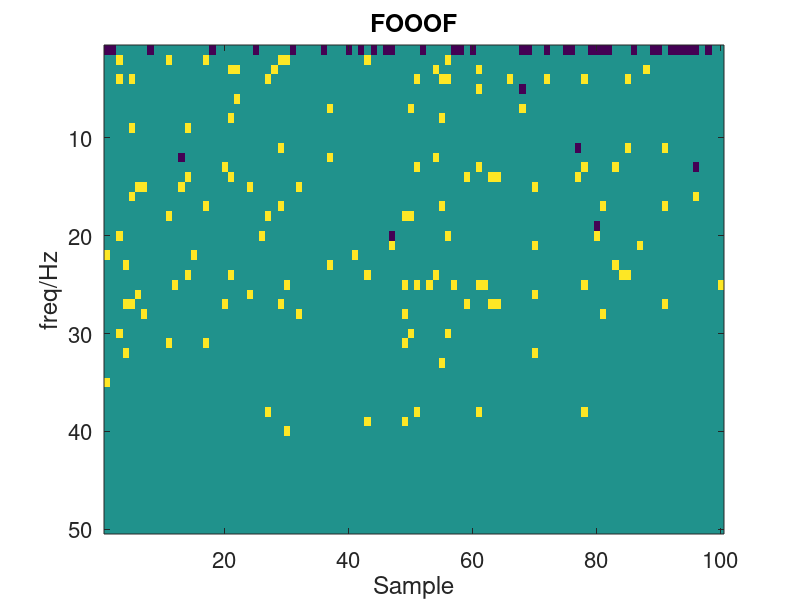

This figure's MATLAB source:
clc;clear;close all;

% peakMap

load standard4.mat peakMap
load XiPi_results4.mat XiPi_peakMap
load FOF_results4.mat FOOOF_peakMap

%% imagesc
% standrad
imagesc(peakMap)
set(gca,'fontSize',16)
xlabel('Repeated simulations')  
ylabel('freq/Hz')
title('The set centering frequency')
set(gca,'fontName','Arial')

% XiPi
XiPi_sub = XiPi_peakMap - peakMap;
imagesc(XiPi_sub)
set(gca,'fontSize',16)
xlabel('Sample')  
ylabel('freq/Hz')
title('ξ-π')

FOOOF_sub = FOOOF_peakMap - peakMap;
imagesc(FOOOF_sub)
set(gca,'fontSize',16)
xlabel('Sample')  
ylabel('freq/Hz')
title('FOOOF')